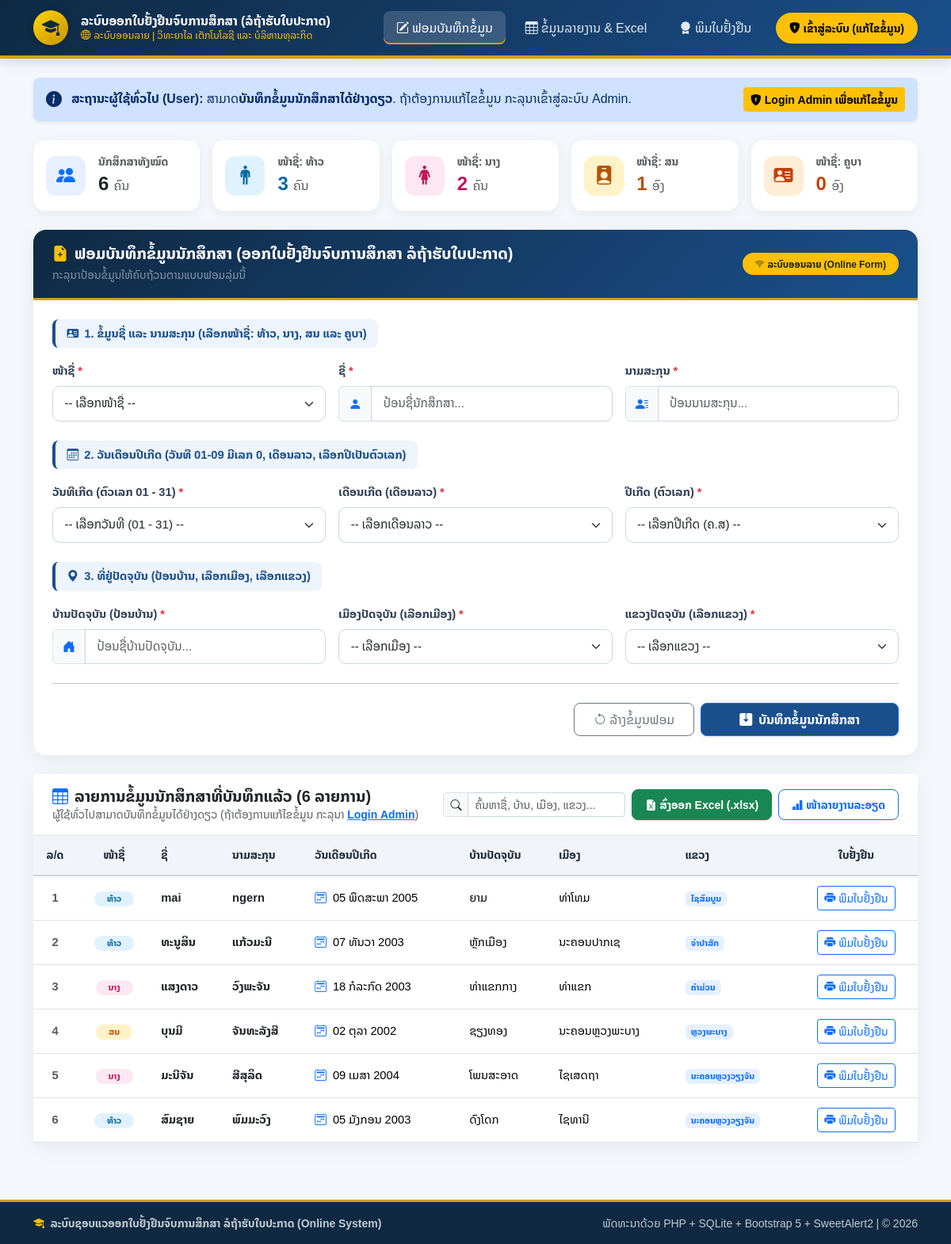
The page / on the database its author committed.
### tables this page shows
CREATE TABLE students (
            id INTEGER PRIMARY KEY AUTOINCREMENT,
            cert_no TEXT NOT NULL UNIQUE,
            student_code TEXT DEFAULT '',
            prefix TEXT NOT NULL,
            first_name TEXT NOT NULL,
            last_name TEXT NOT NULL,
            dob_day TEXT NOT NULL,
            dob_month TEXT NOT NULL,
            dob_year TEXT NOT NULL,
            village TEXT NOT NULL,
            district TEXT NOT NULL,
            province TEXT NOT NULL,
            education_level TEXT NOT NULL DEFAULT 'ປະລິນຍາຕີ',
            major TEXT NOT NULL DEFAULT 'ເຕັກໂນໂລຊີຂໍ້ມູນຂ່າວສານ (IT)',
            academic_year TEXT NOT NULL DEFAULT '2025-2026',
            status TEXT NOT NULL DEFAULT 'ອະນຸມັດແລ້ວ (ລໍຖ້າຮັບໃບປະກາດ)',
            created_at TEXT NOT NULL DEFAULT (datetime('now', 'localtime')),
            updated_at TEXT NOT NULL DEFAULT (datetime('now', 'localtime'))
        );

### index.php (the view, shortened to what the rows shown need)
<?php
require_once __DIR__ . '/includes/header.php';
$whereSql = '';
$params = [];
$stmtStudents = $pdo->prepare("SELECT * FROM students {$whereSql} ORDER BY id DESC");
$stmtStudents->execute($params);
$students = $stmtStudents->fetchAll();
?>
<div class="container py-4">
    <div class="card card-modern">
        <div class="card-body p-0">
            <div class="table-responsive">
                <table class="table table-hover table-gov mb-0">
                    <thead>
                        <tr>
                            <th class="text-center" style="width: 55px;">ລ/ດ</th>
                            <th class="text-center">ໜ້າຊື່</th>
                            <th>ຊື່</th>
                            <th>ນາມສະກຸນ</th>
                            <th>ວັນເດືອນປີເກີດ</th>
                            <th>ບ້ານປັດຈຸບັນ</th>
                            <th>ເມືອງ</th>
                            <th>ແຂວງ</th>
                            <th class="text-center">ໃບຢັ້ງຢືນ</th>
                        </tr>
                    </thead>
                    <tbody>
                        <?php if (empty($students)): ?>
                            <tr>
                                <td colspan="<?= $currentUser ? 10 : 9 ?>" class="text-center py-5 text-muted">
                                    <i class="bi bi-inbox fs-1 d-block mb-2 opacity-50"></i>
                                    ຍັງບໍ່ມີຂໍ້ມູນນັກສຶກສາທີ່ຄົ້ນຫາ
                                </td>
                            </tr>
                        <?php else: ?>
                            <?php foreach ($students as $idx => $st): ?>
                                <?php
                                $badgeClass = 'badge-prefix-thao';
                                if ($st['prefix'] === 'ນາງ') $badgeClass = 'badge-prefix-nang';
                                if ($st['prefix'] === 'ສນ') $badgeClass = 'badge-prefix-sn';
                                $dobFormatted = str_pad((string)$st['dob_day'], 2, '0', STR_PAD_LEFT) . ' ' . $st['dob_month'] . ' ' . $st['dob_year'];
                                ?>
                                <tr>
                                    <td class="text-center fw-semibold text-muted"><?= $idx + 1 ?></td>
                                    <td class="text-center">
                                        <span class="badge rounded-pill px-3 py-1 <?= $badgeClass ?>">
                                            <?= htmlspecialchars($st['prefix']) ?>
                                        </span>
                                    </td>
                                    <td class="fw-bold text-dark"><?= htmlspecialchars($st['first_name']) ?></td>
                                    <td class="fw-bold text-dark"><?= htmlspecialchars($st['last_name']) ?></td>
                                    <td>
                                        <i class="bi bi-calendar2-week text-primary me-1"></i>
                                        <?= htmlspecialchars($dobFormatted) ?>
                                    </td>
                                    <td><?= htmlspecialchars($st['village']) ?></td>
                                    <td><?= htmlspecialchars($st['district']) ?></td>
                                    <td>
                                        <span class="badge bg-primary bg-opacity-10 text-primary fw-semibold">
                                            <?= htmlspecialchars($st['province']) ?>
                                        </span>
                                    </td>
                                    <td class="text-center">
                                        <a href="certificate.php?id=<?= (int)$st['id'] ?>" class="btn btn-sm btn-outline-primary" title="ພິມໃບຢັ້ງຢືນຈົບການສຶກສາ">
                                            <i class="bi bi-printer-fill me-1"></i>ພິມໃບຢັ້ງຢືນ
                                        </a>
                                    </td>
                                </tr>
                            <?php endforeach; ?>
                        <?php endif; ?>
                    </tbody>
                </table>
            </div>
        </div>
    </div>
</div>
<?php require_once __DIR__ . '/includes/footer.php'; ?>

### rows shown on the page
students: prefix "ທ້າວ", first_name "mai", last_name "ngern", dobFormatted "05 ພຶດສະພາ 2005", village "ຍາມ", district "ທ່າໂທມ", province "ໄຊສົມບູນ"
students: prefix "ທ້າວ", first_name "ທະນູສິນ", last_name "ແກ້ວມະນີ", dobFormatted "07 ທັນວາ 2003", village "ຫຼັກເມືອງ", district "ນະຄອນປາກເຊ", province "ຈຳປາສັກ"
students: prefix "ນາງ", first_name "ແສງດາວ", last_name "ວົງພະຈັນ", dobFormatted "18 ກໍລະກົດ 2003", village "ທ່າແຂກກາງ", district "ທ່າແຂກ", province "ຄຳມ່ວນ"
students: prefix "ສນ", first_name "ບຸນມີ", last_name "ຈັນທະລັງສີ", dobFormatted "02 ຕຸລາ 2002", village "ຊຽງທອງ", district "ນະຄອນຫຼວງພະບາງ", province "ຫຼວງພະບາງ"
students: prefix "ນາງ", first_name "ມະນີຈັນ", last_name "ສີສຸລິດ", dobFormatted "09 ເມສາ 2004", village "ໂພນສະອາດ", district "ໄຊເສດຖາ", province "ນະຄອນຫຼວງວຽງຈັນ"
students: prefix "ທ້າວ", first_name "ສົມຊາຍ", last_name "ພົມມະວົງ", dobFormatted "05 ມັງກອນ 2003", village "ດົງໂດກ", district "ໄຊທານີ", province "ນະຄອນຫຼວງວຽງຈັນ"

### other values the page prints
$sysSettings['institution_name'] "ວິທະຍາໄລ ເຕັກໂນໂລຊີ ແລະ ບໍລິຫານທຸລະກິດ"
$stats['total'] "6"
$stats['thao'] "3"
$stats['nang'] "2"
$stats['sn'] "1"
$stats['khouba'] "0"
count($students) "6"
